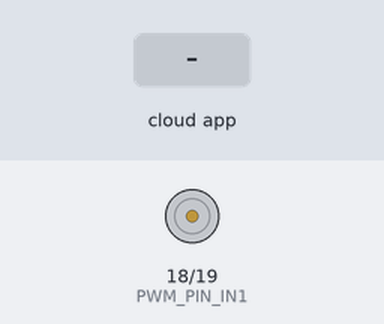
Bench run of a sketch on a simulated ESP32. On the bench: motor-driver pin pairs drawn as motors (green arrow = first pin HIGH = forward, orange = second pin HIGH = backward, longer = more drive). Inputs (shaded band) come from the test bench. The ROS host is connected and sends only what is stated.

Above: at 3.2 s.
3.3 s: the phone or cloud app sets cmd_pwm to -100
At 3.8 s:
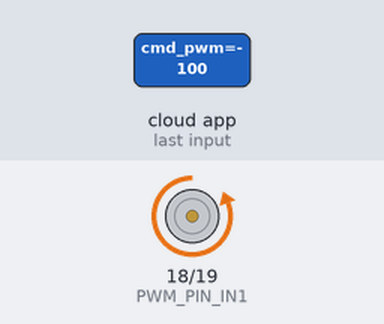
4.8 s: the phone or cloud app sets cmd_pwm to 100
At 5.3 s:
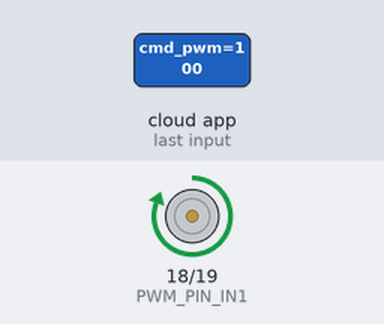
6.3 s: the phone or cloud app sets cmd_pwm to 0
At 6.7 s:
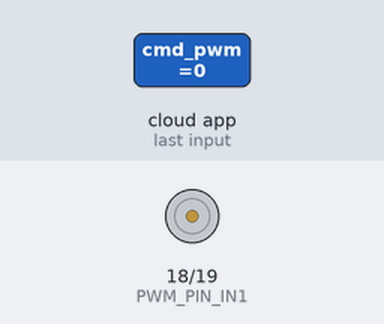
Timing chart, 0 to 9.3 s (numbered marks = the images above; inputs shaded):
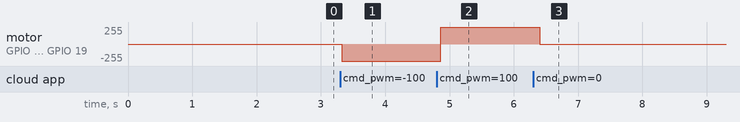

Measured:
- after the input at 3.3 s, motor on GPIO 18 (PWM_PIN_IN1) / GPIO 19 (PWM_PIN_IN2): stopped → backward 255/255 at once
- after the input at 4.8 s, motor on GPIO 18 (PWM_PIN_IN1) / GPIO 19 (PWM_PIN_IN2): backward 255/255 → forward 255/255 after 0.06 s
- after the input at 6.3 s, motor on GPIO 18 (PWM_PIN_IN1) / GPIO 19 (PWM_PIN_IN2): forward 255/255 → stopped after 0.10 s

The sketch:

challenge3.ino
```cpp
// Include micro ros and rcl libraries
#include <micro_ros_arduino.h>

#include <stdio.h>
#include <rcl/rcl.h>
#include <rcl/error_handling.h>
#include <rclc/rclc.h>
#include <rclc/executor.h>

#include <std_msgs/msg/float32.h>  // include Float32 msg

// Instantiate Subscriber and msg
rcl_subscription_t pwm_subscriber;
std_msgs__msg__Float32 pwm_signal;      // Holds the motor pwm value with sign

// Instantiate micro ros executor and support classes
rclc_executor_t executor;
rclc_support_t support;
rcl_allocator_t allocator;
rcl_node_t node;

// Define pins
#define LED_PIN 2 // error indicating LED
#define PWM_PIN_IN1 18     // Driver In 1
#define PWM_PIN_IN2 19     // Driver In 2
// Define both PWM configurations
#define PWM_FRQ 5000   // PWM frequency (Hz)
#define PWM_RES 8      // PWM resolution (bits)
#define PWM_CHNL0 0     // PWM channel for in 1
#define PWM_CHNL1 1     // PWM channel for in 2
// Value limit for msg
#define MSG_MIN_VAL 0  // Minimum regulating signal value
#define MSG_MAX_VAL 1  // Maximum regulating signal value
// Error handling macros
#define RCCHECK(fn) { rcl_ret_t temp_rc = fn; if((temp_rc != RCL_RET_OK)){error_loop();}}
#define RCSOFTCHECK(fn) { rcl_ret_t temp_rc = fn; if((temp_rc != RCL_RET_OK)){}}

// Local variables
float value = 0.0;
int sign = 0;
float magnitude = 0.0;
float pwm_set_point = 0.0;

// Error callback
void error_loop(){
  while(1){
    // Blink LED every 100 ms
    digitalWrite(LED_PIN, !digitalRead(LED_PIN));
    delay(100);
  }
}

// Subscription callback
void subscription_callback(const void * msgin)
{
  // Type casting to Float32 and pointer assignment to pwm_signal
  const std_msgs__msg__Float32 * pwm_signal = (const std_msgs__msg__Float32 *)msgin;

  value = pwm_signal->data; // getting data value from metadata
  sign = (value < 0) ? -1 : 1; // retrieving sign
  magnitude = fabsf(value); // retrieving magnitude
  pwm_set_point = constrain(magnitude, MSG_MIN_VAL, MSG_MAX_VAL); // constraining the magnitude to [0,1]

  // Sending regulating pwm signal to pwm channels depending on the sign
  if (sign == 1){
    ledcWrite(PWM_CHNL0, (uint32_t)(pow(2, PWM_RES) * (pwm_set_point / 1.0))); // Map the pwm to 8 bits and send it to channel 0
    ledcWrite(PWM_CHNL1, 0); // set to 0
  } else{
    ledcWrite(PWM_CHNL1, (uint32_t)(pow(2, PWM_RES) * (pwm_set_point / 1.0))); // Map the pwm to 8 bits and send it to channel 1
    ledcWrite(PWM_CHNL0, 0); // set to 0
  }
}

void setup() {
  set_microros_transports(); // micro ros configuration

  // Configure PWM
  // Set pins as output
  pinMode(PWM_PIN_IN1, OUTPUT);
  pinMode(PWM_PIN_IN2, OUTPUT);
  // Configure pwm channel
  ledcSetup(PWM_CHNL0, PWM_FRQ, PWM_RES);
  ledcSetup(PWM_CHNL1, PWM_FRQ, PWM_RES);
  // Assign pins
  ledcAttachPin(PWM_PIN_IN1, PWM_CHNL0);
  ledcAttachPin(PWM_PIN_IN2, PWM_CHNL1);

  delay(2000); // Wait for ros configuration to finish

  allocator = rcl_get_default_allocator(); // assign memory allocator

  //create init_options
  RCCHECK(rclc_support_init(&support, 0, NULL, &allocator));

  // create node
  RCCHECK(rclc_node_init_default(&node, "motor", "", &support));

  // create subscriber
  RCCHECK(rclc_subscription_init_default(
    &pwm_subscriber,
    &node,
    ROSIDL_GET_MSG_TYPE_SUPPORT(std_msgs, msg, Float32),
    "cmd_pwm"));

  // create executor
  RCCHECK(rclc_executor_init(&executor, &support.context, 1, &allocator));
  RCCHECK(rclc_executor_add_subscription(&executor, &pwm_subscriber, &pwm_signal, &subscription_callback, ON_NEW_DATA));
}

void loop() {
  delay(100);
  RCCHECK(rclc_executor_spin_some(&executor, RCL_MS_TO_NS(100))); // Executor spin
}
```
